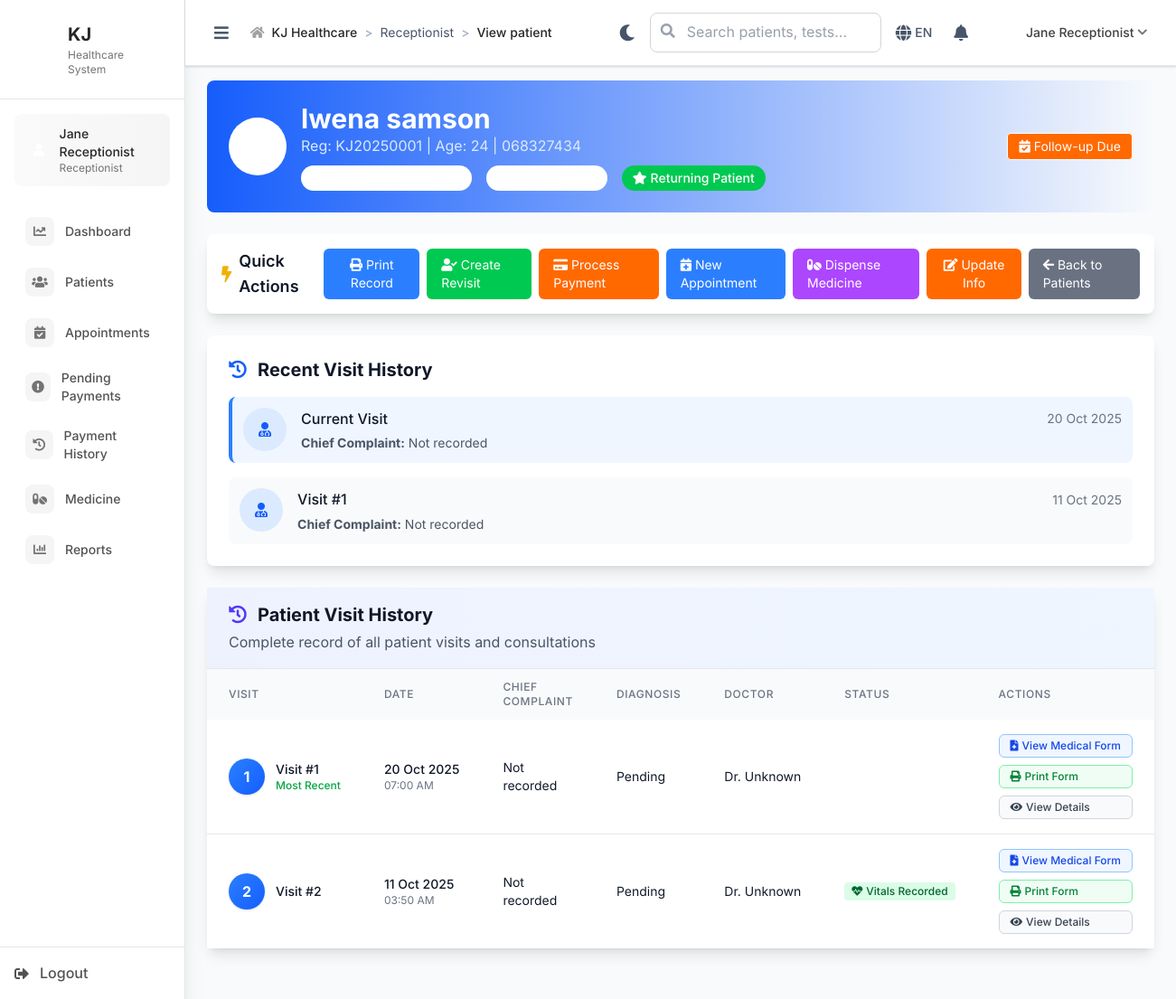
Before: /receptionist/view_patient?id=1 (signed in) with the older database file.
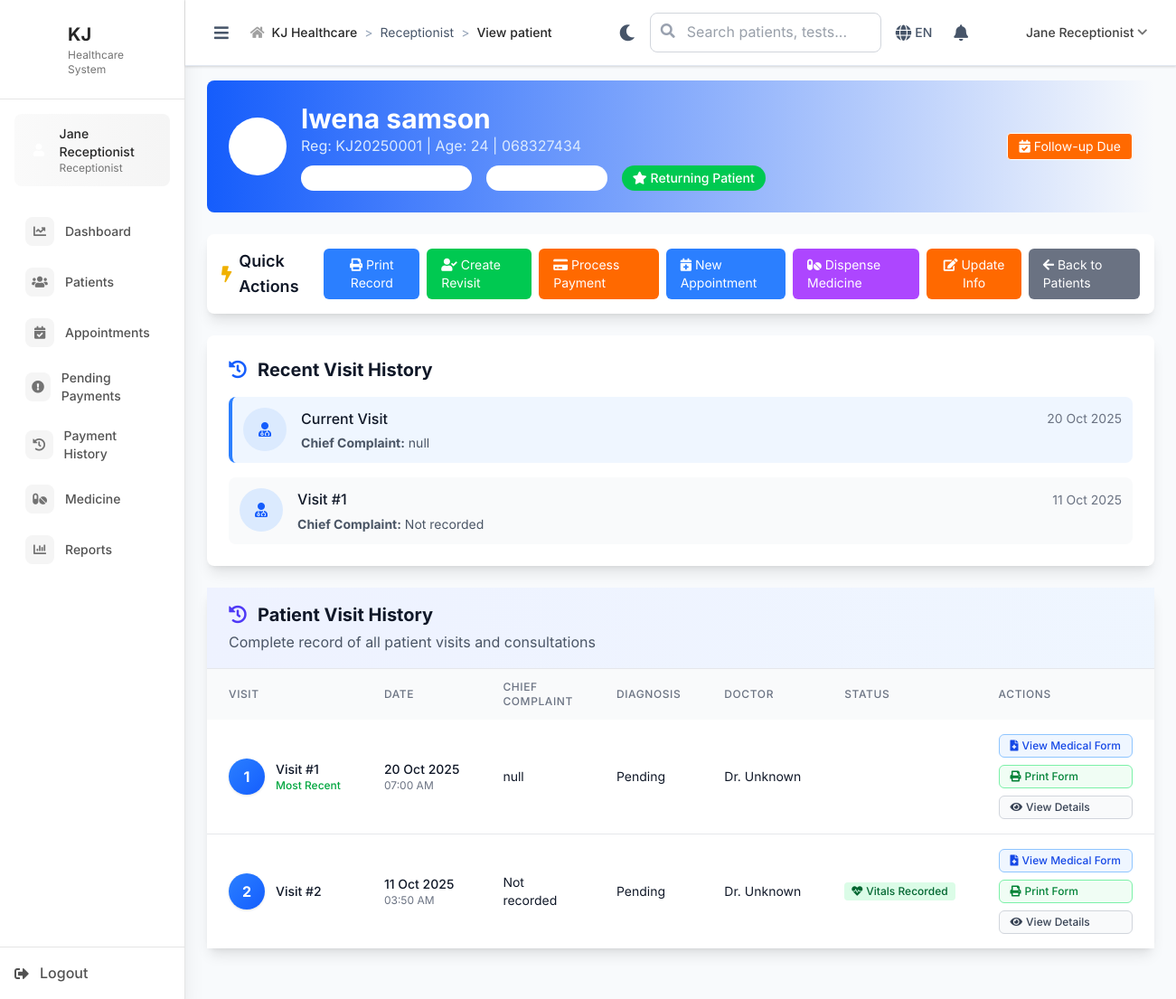
After: the same page with the newer database file.
### tables this page shows
CREATE TABLE `consultations` (
  `id` int NOT NULL,
  `visit_id` int NOT NULL,
  `patient_id` int NOT NULL,
  `doctor_id` int NOT NULL,
  `consultation_number` int DEFAULT '1' COMMENT 'Multiple doctors can see patient same visit',
  `consultation_type` enum('new','follow_up','emergency','referral') DEFAULT 'new',
  `main_complaint` text,
  `history_of_present_illness` text,
  `on_examination` text,
  `diagnosis` text,
  `treatment_plan` text,
  `notes` text,
  `follow_up_required` tinyint(1) DEFAULT '0',
  `follow_up_date` date DEFAULT NULL,
  `follow_up_instructions` text,
  `referred_to` varchar(200) DEFAULT NULL COMMENT 'Future: referral destination',
  `referral_reason` text COMMENT 'Future: why referred',
  `status` enum('pending','in_progress','completed','cancelled') DEFAULT 'pending',
  `cancellation_reason` text,
  `started_at` timestamp NULL DEFAULT NULL,
  `completed_at` timestamp NULL DEFAULT NULL,
  `created_at` timestamp NOT NULL DEFAULT CURRENT_TIMESTAMP,
  `updated_at` timestamp NOT NULL DEFAULT CURRENT_TIMESTAMP ON UPDATE CURRENT_TIMESTAMP
);

### includes/BaseController.php (called while the page is built, shortened)
<?php
class BaseController {
    public function __construct() {
        global $pdo;
        $this->pdo = $pdo;
    }
    protected function render($view, $data = []) {
        extract($data);
        include __DIR__ . "/../views/{$view}.php";
        include __DIR__ . '/../views/layouts/main.php';
    }
}
?>

### controllers/ReceptionistController.php (called while the page is built, shortened)
<?php
require_once __DIR__ . '/../includes/BaseController.php';
class ReceptionistController extends BaseController
{
    public function view_patient($patient_id = null) {
        if ($patient_id === null) {
            $patient_id = filter_input(INPUT_GET, 'id', FILTER_VALIDATE_INT) ?: null;
        }
        $stmt = $this->pdo->prepare("SELECT * FROM patients WHERE id = ?");
        $stmt->execute([$patient_id]);
        $patient = $stmt->fetch();
        $stmt = $this->pdo->prepare("
            SELECT c.*, pv.visit_date, u.first_name as doctor_first, u.last_name as doctor_last
            FROM consultations c
            LEFT JOIN patient_visits pv ON c.visit_id = pv.id
            LEFT JOIN users u ON c.doctor_id = u.id
            WHERE c.patient_id = ?
            ORDER BY COALESCE(c.follow_up_date, pv.visit_date, c.created_at) DESC
            LIMIT 5
        ");
        $stmt->execute([$patient_id]);
        $consultations = $stmt->fetchAll();
        $stmt = $this->pdo->prepare("
            SELECT DISTINCT vs.*,
                   pv.visit_date,
                   c.id as consultation_id,
                   vs.visit_id
            FROM vital_signs vs
            LEFT JOIN patient_visits pv ON vs.visit_id = pv.id
            LEFT JOIN consultations c ON (
                (vs.visit_id = c.visit_id AND vs.patient_id = c.patient_id) OR
                (vs.patient_id = c.patient_id AND DATE(vs.recorded_at) = DATE(c.created_at))
            )
            WHERE vs.patient_id = ?
            ORDER BY vs.recorded_at DESC
        ");
        $stmt->execute([$patient_id]);
        $vital_signs = $stmt->fetchAll();
        $stmt = $this->pdo->prepare("
            SELECT p.*, pv.visit_date
            FROM payments p
            LEFT JOIN patient_visits pv ON p.visit_id = pv.id
            WHERE p.patient_id = ?
            ORDER BY p.payment_date DESC
            LIMIT 10
        ");
        $stmt->execute([$patient_id]);
        $payments = $stmt->fetchAll();
        $stmt = $this->pdo->prepare("
            SELECT lto.*, lt.test_name, lt.test_code, lr.result_value, lr.result_text, lr.completed_at as result_completed_at
            FROM lab_test_orders lto
            JOIN lab_tests lt ON lto.test_id = lt.id
            LEFT JOIN lab_results lr ON lto.id = lr.order_id
            WHERE lto.patient_id = ?
            ORDER BY lto.created_at DESC
        ");
        $stmt->execute([$patient_id]);
        $lab_orders = $stmt->fetchAll();
        $this->render('receptionist/view_patient', [
            'patient' => $patient,
            'consultations' => $consultations,
            'vital_signs' => $vital_signs,
            'payments' => $payments,
            'lab_orders' => $lab_orders,
            'csrf_token' => $this->generateCSRF()
        ]);
    }
}

### index.php (called while the page is built, shortened)
<?php
$request = $_SERVER['REQUEST_URI'];
$path = parse_url($request, PHP_URL_PATH);
if (strpos($path, BASE_PATH) === 0) {
    $path = substr($path, strlen(BASE_PATH));
}
$path = ltrim($path, '/');
$segments = explode('/', $path);
$controller = $segments[0] ?? 'auth';
$action = $segments[1] ?? 'login';
try {
    $controllerInstance = new $controllerClass();
    $params = array_slice($segments, 2);
    call_user_func_array([$controllerInstance, $action], $params);
} catch (Throwable $e) {
    Logger::error("Error in controller: " . $e->getMessage(), [
        'controller' => $controller,
        'action' => $action,
        'file' => $e->getFile(),
        'line' => $e->getLine(),
        'trace' => $e->getTraceAsString()
    ]);
    error_log("Error in controller: " . $e->getMessage());
    http_response_code(500);
    echo "Internal server error";
}
?>

### views/receptionist/view_patient.php (the view, shortened to what the changed rows need)
<div class="mb-6 no-print">
    <div class="bg-gradient-to-r from-blue-600 to-blue-700 rounded-lg p-6 mb-6 text-white">
        <div class="flex items-center justify-between">
            <div class="flex items-center space-x-4">
                <div>
                    <h1 class="text-3xl font-bold"><?php echo htmlspecialchars($patient['first_name'] . ' ' . $patient['last_name']); ?></h1>
                        <?php
                        $visitCount = count($consultations ?? []);
                        ?>
                </div>
            </div>
        </div>
    </div>
    <div class="bg-white rounded-lg shadow-lg p-4 mb-6">
        <div class="flex items-center justify-between">
            <h2 class="text-lg font-semibold text-gray-900 flex items-center">
                <i class="fas fa-bolt mr-2 text-yellow-500"></i>Quick Actions
            </h2>
        </div>
    </div>
    <?php if (count($consultations ?? []) > 1): ?>
    <div class="bg-white rounded-lg shadow-lg p-6 mb-6">
        <h2 class="text-xl font-bold text-gray-900 mb-4 flex items-center">
            <i class="fas fa-history mr-3 text-blue-600"></i>
            Recent Visit History
        </h2>
        <div class="space-y-4 max-h-60 overflow-y-auto">
            <?php foreach (array_slice($consultations, 0, 5) as $index => $consultation): ?>
            <div class="flex items-start space-x-4 p-3 <?php echo $index === 0 ? 'bg-blue-50 border-l-4 border-blue-500' : 'bg-gray-50'; ?> rounded-lg">
                <div class="w-12 h-12 bg-blue-100 rounded-full flex items-center justify-center flex-shrink-0">
                    <i class="fas fa-user-md text-blue-600"></i>
                </div>
                <div class="flex-1">
                    <div class="flex items-center justify-between">
                        <h4 class="font-medium text-gray-900">
                            <?php echo $index === 0 ? 'Current Visit' : 'Visit #' . ($visitCount - $index); ?>
                        </h4>
                        <span class="text-sm text-gray-500">
                            <?php echo date('d M Y', strtotime($consultation['created_at'])); ?>
                        </span>
                    </div>
                    <p class="text-sm text-gray-600 mt-1">
                        <strong>Chief Complaint:</strong> <?php echo htmlspecialchars($consultation['main_complaint'] ?? 'Not recorded'); ?>
                    </p>
                </div>
            </div>
            <?php endforeach; ?>
        </div>
    </div>
    <?php endif; ?>
</div>
<div class="mb-6 no-print">
    <div class="bg-white rounded-lg shadow-lg">
        <div class="px-6 py-4 border-b border-gray-200 bg-gradient-to-r from-indigo-50 to-blue-50">
            <h2 class="text-xl font-bold text-gray-900 flex items-center">
                <i class="fas fa-history mr-3 text-indigo-600"></i>
                Patient Visit History
            </h2>
        </div>
        <?php if (!empty($consultations)): ?>
        <div class="overflow-x-auto">
            <table class="w-full">
                <thead class="bg-gray-50">
                    <tr>
                        <th class="px-6 py-3 text-left text-xs font-medium text-gray-500 uppercase tracking-wider">Visit</th>
                        <th class="px-6 py-3 text-left text-xs font-medium text-gray-500 uppercase tracking-wider">Date</th>
                        <th class="px-6 py-3 text-left text-xs font-medium text-gray-500 uppercase tracking-wider">Chief Complaint</th>
                        <th class="px-6 py-3 text-left text-xs font-medium text-gray-500 uppercase tracking-wider">Diagnosis</th>
                        <th class="px-6 py-3 text-left text-xs font-medium text-gray-500 uppercase tracking-wider">Doctor</th>
                        <th class="px-6 py-3 text-left text-xs font-medium text-gray-500 uppercase tracking-wider">Status</th>
                        <th class="px-6 py-3 text-left text-xs font-medium text-gray-500 uppercase tracking-wider">Actions</th>
                    </tr>
                </thead>
                <tbody class="bg-white divide-y divide-gray-200">
                    <?php foreach ($consultations as $index => $consultation): ?>
                    <tr class="hover:bg-gray-50 transition-colors">
                        <td class="px-6 py-4 whitespace-nowrap">
                            <div class="flex items-center">
                                <div class="w-10 h-10 bg-gradient-to-br from-blue-500 to-blue-600 rounded-full flex items-center justify-center text-white font-bold shadow-sm">
                                    <?php echo $index + 1; ?>
                                </div>
                                <div class="ml-3">
                                    <div class="text-sm font-medium text-gray-900">
                                        Visit #<?php echo $index + 1; ?>
                                    </div>
                                    <?php if ($index === 0): ?>
                                    <div class="text-xs text-green-600 font-medium">Most Recent</div>
                                    <?php endif; ?>
                                </div>
                            </div>
                        </td>
                        <td class="px-6 py-4 whitespace-nowrap">
                            <div class="text-sm text-gray-900 font-medium">
                                <?php echo date('d M Y', strtotime($consultation['created_at'])); ?>
                            </div>
                            <div class="text-xs text-gray-500">
                                <?php echo date('H:i A', strtotime($consultation['created_at'])); ?>
                            </div>
                        </td>
                        <td class="px-6 py-4">
                            <div class="text-sm text-gray-900 max-w-xs">
                                <?php echo htmlspecialchars(substr($consultation['main_complaint'] ?? 'Not recorded', 0, 80)); ?>
                            </div>
                        </td>
                        <td class="px-6 py-4">
                            <div class="text-sm text-gray-900 max-w-xs">
                                <?php
                                $diagnosis = $consultation['final_diagnosis'] ?? $consultation['preliminary_diagnosis'] ?? 'Pending';
                                echo htmlspecialchars(substr($diagnosis, 0, 60));
                                if (strlen($diagnosis) > 60): ?>...<?php endif; ?>
                            </div>
                        </td>
                        <td class="px-6 py-4 whitespace-nowrap">
                            <div class="text-sm text-gray-900">
                                <?php echo htmlspecialchars($consultation['doctor_name'] ?? 'Dr. Unknown'); ?>
                            </div>
                        </td>
                        <td class="px-6 py-4 whitespace-nowrap">
                        </td>
                        <td class="px-6 py-4 whitespace-nowrap">
                            <div class="flex flex-col space-y-2">
                                <button onclick="viewMedicalForm(<?php echo $consultation['id']; ?>, <?php echo $index; ?>)"
                                        class="inline-flex items-center px-3 py-1 border border-blue-300 rounded-md text-xs font-medium text-blue-700 bg-blue-50 hover:bg-blue-100 transition-colors">
                                    <i class="fas fa-file-medical mr-1"></i>View Medical Form
                                </button>
                                <button onclick="printMedicalForm(<?php echo $consultation['id']; ?>, <?php echo $index; ?>)"
                                        class="inline-flex items-center px-3 py-1 border border-green-300 rounded-md text-xs font-medium text-green-700 bg-green-50 hover:bg-green-100 transition-colors">
                                    <i class="fas fa-print mr-1"></i>Print Form
                                </button>
                                <button onclick="viewVisitDetails(<?php echo $consultation['id']; ?>)"
                                        class="inline-flex items-center px-3 py-1 border border-gray-300 rounded-md text-xs font-medium text-gray-700 bg-gray-50 hover:bg-gray-100 transition-colors">
                                    <i class="fas fa-eye mr-1"></i>View Details
                                </button>
                            </div>
                        </td>
                    </tr>
                    <?php endforeach; ?>
                </tbody>
            </table>
        </div>
        <?php endif; ?>
    </div>
</div>

Changed rows visible on the page:
changed consultations "07:00 AM": main_complaint "Not recorded" → "null"
